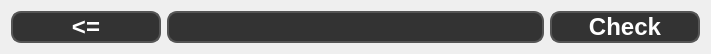
         <widget class="QWidget" name="horizontalLayoutWidget_4">
          <property name="geometry">
           <rect>
            <x>10</x>
            <y>10</y>
            <width>711</width>
            <height>35</height>
           </rect>
          </property>
          <layout class="QHBoxLayout" name="horizontalLayout_9">
           <item>
            <widget class="QPushButton" name="backButton_Keyboard">
             <property name="sizePolicy">
              <sizepolicy hsizetype="Minimum" vsizetype="Preferred">
               <horstretch>0</horstretch>
               <verstretch>0</verstretch>
              </sizepolicy>
             </property>
             <property name="minimumSize">
              <size>
               <width>150</width>
               <height>0</height>
              </size>
             </property>
             <property name="styleSheet">
              <string notr="true">QPushButton {
    font: bold 18pt;
    background-color: #333;
    color: white;
    border-radius: 10px;
    border: 2px solid #555;
 }</string>
             </property>
             <property name="text">
              <string>&lt;=</string>
             </property>
            </widget>
           </item>
           <item>
            <widget class="QLineEdit" name="profileNameEdit">
             <property name="sizePolicy">
              <sizepolicy hsizetype="Expanding" vsizetype="Minimum">
               <horstretch>0</horstretch>
               <verstretch>0</verstretch>
              </sizepolicy>
             </property>
             <property name="styleSheet">
              <string notr="true">QLineEdit {
    font: bold;
    background-color: #333;
    color: white;
    border-radius: 10px;
    border: 2px solid #555;
 }</string>
             </property>
            </widget>
           </item>
           <item>
            <widget class="QPushButton" name="checkButton">
             <property name="sizePolicy">
              <sizepolicy hsizetype="Minimum" vsizetype="Preferred">
               <horstretch>0</horstretch>
               <verstretch>0</verstretch>
              </sizepolicy>
             </property>
             <property name="minimumSize">
              <size>
               <width>150</width>
               <height>0</height>
              </size>
             </property>
             <property name="styleSheet">
              <string notr="true">QPushButton {
    font: bold 18pt;
    background-color: #333;
    color: white;
    border-radius: 10px;
    border: 2px solid #555;
 }</string>
             </property>
             <property name="text">
              <string>Check</string>
             </property>
            </widget>
           </item>
          </layout>
         </widget>
